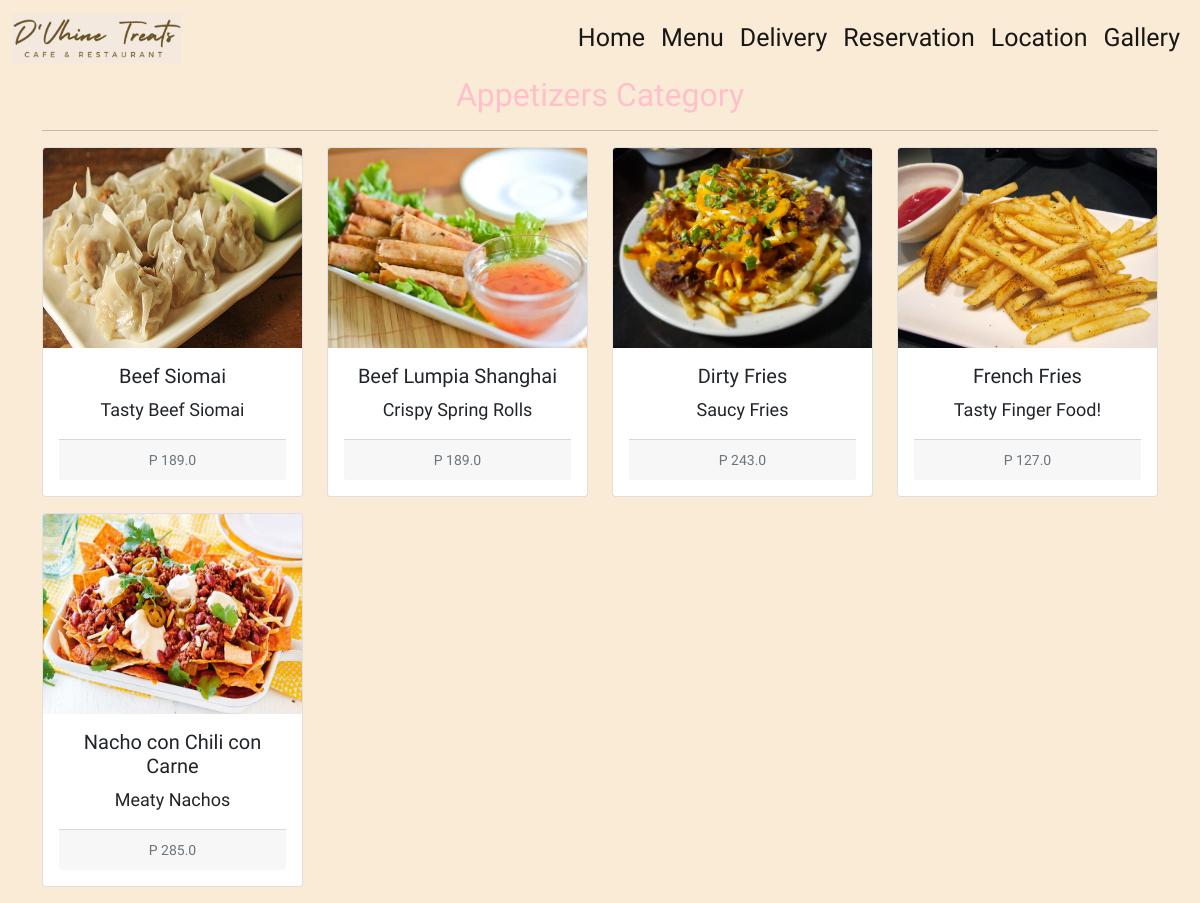
The page /category/appetizers on the database its author committed.
### stellaris/models.py (models this page shows, shortened)
class Category(models.Model):
    slug = models.CharField(max_length=150, null=False, blank=False)
    name = models.CharField(max_length=150, null=False, blank=False)
    image = models.ImageField(upload_to='images/category')
    description = models.TextField(max_length=500, null=False, blank=False)
    availability = models.BooleanField(default=False)

class Product(models.Model):
    category = models.ForeignKey(Category, on_delete=models.CASCADE)
    slug = models.CharField(max_length=150, null=False, blank=False)
    name = models.CharField(max_length=150, null=False, blank=False)
    product_image = models.ImageField(upload_to='images/foods')
    description = models.CharField(max_length=250, null=False, blank=False)
    price = models.FloatField(null=False,blank=False)
    availability = models.BooleanField(default=False)

### stellaris/views.py (the view)
# urls.py: path('category/<str:slug>', views.MenuView, name="menu"),
def MenuView(request, slug):
    if(Category.objects.filter(slug=slug, availability=True)):
        products = Product.objects.filter(category__slug=slug,availability=True)
        category_name = Category.objects.filter(slug=slug).first()
        context = {
            'products':products,
            'category_name':category_name,
        }
        return render(request, 'menu.html', context)

### templates/menu.html (shortened to what this page needs)
{% load static %}
<!DOCTYPE html>
<head>
    <link href="https://cdn.jsdelivr.net/npm/bootstrap@5.1.3/dist/css/bootstrap.min.css" rel="stylesheet">
    <link rel="stylesheet" href="{% static 'css/category.css' %}">
<body>
<nav class="navbar sticky-top navbar-expand-lg navbar-light" style="background-color: antiquewhite;">
        <div class="container-fluid">
          <a class="navbar-brand" href="#"><img src="{% static 'images/navbar/indexlogo.png' %}" style="max-width: auto; max-height:50px;"></a>
          <div class="collapse navbar-collapse" id="navbarSupportedContent">
            <ul class="navbar-nav ms-auto mb-2 mb-lg-0">
              <li class="nav-item">
                <a class="nav-link active" aria-current="page" href="{% url 'stellaris:home' %}">Home</a>
              </li>
              <li class="nav-item">
                <a class="nav-link active" aria-current="page" href="{% url 'stellaris:categories' %}">Menu</a>
              </li>
              <li class="nav-item">
                <a class="nav-link active" aria-current="page" href="#">Delivery</a>
              </li>
              <li class="nav-item">
                <a class="nav-link active" aria-current="page" href="{% url 'stellaris:party_category' %}">Reservation</a>
              </li>
              <li class="nav-item">
                <a class="nav-link active" aria-current="page" href="{% url 'stellaris:location' %}">Location</a>
              </li>
              <li class="nav-item">
                <a class="nav-link active" aria-current="page" href="{% url 'stellaris:gallery' %}">Gallery</a>
              </li>
              </ul>
        </div>
    </div>
</nav>
<div class="container">
    <h2 class="text-center mb-3" style="color: pink;">{{ category_name.name}} Category</h2>
    <hr>
    <div class="row">
        {% for c in products %}
            <div class="col-sm-3">
                <div class="card mb-3" style="max-height: fit-content; overflow: auto;">
                  <img src="{{ c.product_image.url }}" style="height: 200px;">
                    <div class="card-body text-center">
                      <h3 class="text-center" style="font-size: 20px;">{{ c.name }}</h3>
                      <p class="text-center" style="font-size: 18px;">{{ c.description }}</p>
                      <div class="card-footer text-center">
                      <small class="text-muted">P {{ c.price}}</small>
                      </div>
                    </div>
                </div>
            </div>
        {% endfor %}
      </div>
</div>
</body>
</head>
</html>

### static/css/category.css (style rules this page uses)
.navbar a { font-size: 25px; font-family: 'Satisfy', cursive; }
body { font-family: 'Merienda', cursive; background-color: antiquewhite; }

### rows shown on the page
Category: name "Appetizers"
Product: product_image (picture), name "Beef Siomai", description "Tasty Beef Siomai", price "189.0"
Product: product_image (picture), name "Beef Lumpia Shanghai", description "Crispy Spring Rolls", price "189.0"
Product: product_image (picture), name "Dirty Fries", description "Saucy Fries", price "243.0"
Product: product_image (picture), name "French Fries", description "Tasty Finger Food!", price "127.0"
Product: product_image (picture), name "Nacho con Chili con Carne", description "Meaty Nachos", price "285.0"
